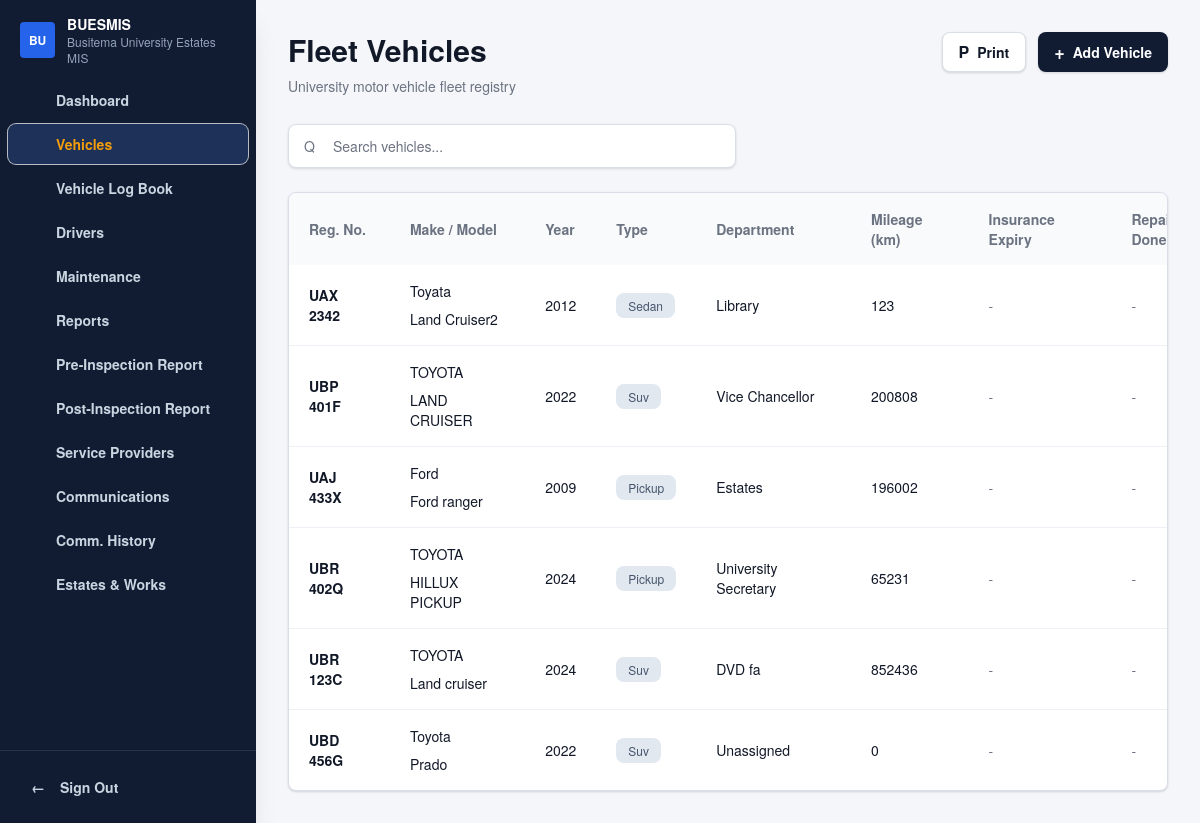
/modules/vehicles/index.php, run on the app's committed database.
### tables this page shows
CREATE TABLE `vehicles` (
  `id` int(10) UNSIGNED NOT NULL,
  `department_id` int(10) UNSIGNED DEFAULT NULL,
  `registration_no` varchar(50) NOT NULL,
  `make` varchar(100) NOT NULL,
  `model` varchar(100) NOT NULL,
  `manufacture_year` year(4) DEFAULT NULL,
  `vehicle_type` enum('sedan','suv','pickup','truck','van','bus','motorcycle','other') NOT NULL DEFAULT 'other',
  `fuel_type` enum('petrol','diesel','hybrid','electric','other') NOT NULL DEFAULT 'diesel',
  `current_mileage` int(10) UNSIGNED NOT NULL DEFAULT 0,
  `insurance_expiry` date DEFAULT NULL,
  `status` enum('active','maintenance','grounded','disposed') NOT NULL DEFAULT 'active',
  `notes` text DEFAULT NULL,
  `created_at` timestamp NOT NULL DEFAULT current_timestamp(),
  `updated_at` timestamp NULL DEFAULT NULL ON UPDATE current_timestamp()
);

### handlers/vehicle.php (called while the page is built, shortened)
<?php
require_once __DIR__ . '/../config/database.php';
function vehicleHandlerUrl(): string
{
    return '/fleet-system/handlers/vehicle.php';
}
function vehiclePullFlash(): ?array
{
    if (!isset($_SESSION['vehicle_flash']) || !is_array($_SESSION['vehicle_flash'])) {
        return null;
    }
    $flash = $_SESSION['vehicle_flash'];
    return $flash;
}
function vehicleNormalizeStatus(string $status): string
{
    return match ($status) {
        'active' => 'Active',
        'maintenance' => 'Maintenance',
        'grounded' => 'Grounded',
        'disposed' => 'Disposed',
        default => ucfirst($status),
    };
}
function vehicleNormalizeType(string $type): string
{
    return ucfirst($type);
}
function vehicleFetchPageData(): array
{
    $flash = vehiclePullFlash();
    $notification = $flash['notification'] ?? null;
    $formData = $flash['form_data'] ?? [];
    $openModal = (bool) ($flash['open_modal'] ?? false);
    $formMode = $flash['form_mode'] ?? 'create';
    $sql = <<<SQL
        SELECT
            v.id,
            v.registration_no,
            v.make,
            v.model,
            v.manufacture_year,
            v.vehicle_type,
            v.fuel_type,
            COALESCE(d.name, '-') AS department_name,
            v.current_mileage,
            v.insurance_expiry,
            v.status,
            v.notes
        FROM vehicles v
        LEFT JOIN departments d ON d.id = v.department_id
        ORDER BY v.created_at DESC, v.id DESC
    SQL;
    $vehicles = [];
    try {
        $rows = fleetDb()->query($sql)->fetchAll();
        foreach ($rows as $row) {
            $vehicles[] = [
                'id' => (int) $row['id'],
                'reg' => $row['registration_no'],
                'make' => $row['make'],
                'model' => $row['model'],
                'year' => $row['manufacture_year'] ?: '-',
                'type' => vehicleNormalizeType((string) $row['vehicle_type']),
                'type_value' => (string) $row['vehicle_type'],
                'fuel_type' => (string) $row['fuel_type'],
                'department' => $row['department_name'],
                'mileage' => (string) $row['current_mileage'],
                'insurance' => $row['insurance_expiry'] ?: '-',
                'insurance_raw' => $row['insurance_expiry'] ?: '',
                'repairs' => trim((string) ($row['notes'] ?? '')) !== '' ? trim((string) $row['notes']) : '-',
                'repairs_raw' => trim((string) ($row['notes'] ?? '')),
                'status' => vehicleNormalizeStatus((string) $row['status']),
                'status_value' => (string) $row['status'],
            ];
        }
    } catch (Throwable $exception) {
        $notification = [
            'type' => 'error',
            'title' => 'Unable to load vehicles',
            'message' => 'The vehicles list could not be loaded from the database right now.',
        ];
    }
    return [
        'vehicles' => $vehicles,
        'hasVehicles' => count($vehicles) > 0,
        'vehicleNotification' => $notification,
        'vehicleFormData' => $formData,
        'shouldOpenVehicleModal' => $openModal,
        'vehicleFormMode' => $formMode,
        'vehicleFormAction' => vehicleHandlerUrl(),
    ];
}

### config/database.php (called while the page is built, shortened)
<?php
$dbHost = getenv('FLEET_DB_HOST') ?: '127.0.0.1';
$dbPort = getenv('FLEET_DB_PORT') ?: '3306';
$dbName = getenv('FLEET_DB_NAME') ?: 'fleet_system';
$dbUser = getenv('FLEET_DB_USER') ?: 'root';
$dbPass = getenv('FLEET_DB_PASS') ?: '';
$dsn = sprintf(
    'mysql:host=%s;port=%s;dbname=%s;charset=utf8mb4',
    $dbHost,
    $dbPort,
    $dbName
);
try {
    $pdo = new PDO($dsn, $dbUser, $dbPass, [
        PDO::ATTR_ERRMODE => PDO::ERRMODE_EXCEPTION,
        PDO::ATTR_DEFAULT_FETCH_MODE => PDO::FETCH_ASSOC,
        PDO::ATTR_EMULATE_PREPARES => false,
    ]);
} catch (PDOException $e) {
    http_response_code(500);
    die('Database connection failed. Please confirm MySQL is running and the fleet_system database exists.');
}
function fleetDb(): PDO
{
    global $pdo;
    return $pdo;
}

### modules/vehicles/index.php (the view, shortened to what this page needs)
<?php
require_once __DIR__ . '/../../handlers/vehicle.php';
extract(vehicleFetchPageData());
include __DIR__ . '/../../includes/header.php';
include __DIR__ . '/../../includes/sidebar.php';
?>
<main class="min-h-screen lg:pl-64">
    <div class="mx-auto max-w-[1320px] px-4 py-8 sm:px-6 lg:px-8">
        <div class="mb-7 flex flex-col gap-4 lg:flex-row lg:items-start lg:justify-between">
            <div>
                <h1 class="text-2xl font-extrabold tracking-normal text-fleet-ink sm:text-3xl">Fleet Vehicles</h1>
                <p class="mt-2 text-sm text-fleet-muted">University motor vehicle fleet registry</p>
            </div>
            <div class="flex flex-wrap items-center gap-3">
                <button type="button" data-print-page class="inline-flex h-10 items-center gap-2 rounded-lg border border-fleet-line bg-fleet-surface px-4 text-sm font-semibold text-fleet-ink shadow-fleet-card hover:bg-fleet-surface-muted">
                    <span class="text-base">P</span>
                    <span>Print</span>
                </button>
                <button type="button" data-open-vehicle-modal class="inline-flex h-10 items-center gap-2 rounded-lg bg-fleet-sidebar px-4 text-sm font-semibold text-white shadow-fleet-card hover:bg-fleet-sidebar-active">
                    <span class="text-lg leading-none">+</span>
                    <span>Add Vehicle</span>
                </button>
            </div>
        </div>
        <div class="mb-6 max-w-md">
            <label class="relative block">
                <span class="pointer-events-none absolute left-4 top-1/2 -translate-y-1/2 text-fleet-muted">Q</span>
                <input id="vehicle-search" type="search" class="h-11 w-full rounded-lg border border-fleet-line bg-fleet-surface py-2 pl-11 pr-4 text-sm text-fleet-ink shadow-sm outline-none transition placeholder:text-fleet-muted focus:border-fleet-primary focus:ring-4 focus:ring-blue-100" placeholder="Search vehicles...">
            </label>
        </div>
        <section class="<?= $hasVehicles ? 'block' : 'hidden'; ?> overflow-hidden rounded-lg border border-fleet-line bg-fleet-surface shadow-fleet-card">
            <div class="overflow-x-auto">
                <table class="w-full min-w-[1180px] text-left text-sm" data-vehicle-table>
                    <thead class="bg-fleet-surface-muted text-fleet-muted">
                        <tr>
                            <th class="px-5 py-4 font-semibold">Reg. No.</th>
                            <th class="px-5 py-4 font-semibold">Make / Model</th>
                            <th class="px-5 py-4 font-semibold">Year</th>
                            <th class="px-5 py-4 font-semibold">Type</th>
                            <th class="px-5 py-4 font-semibold">Department</th>
                            <th class="px-5 py-4 font-semibold">Mileage (km)</th>
                            <th class="px-5 py-4 font-semibold">Insurance Expiry</th>
                            <th class="px-5 py-4 font-semibold">Repairs Done</th>
                        </tr>
                    </thead>
                    <tbody class="divide-y divide-fleet-line-soft">
                        <?php foreach ($vehicles as $vehicle): ?>
                            <tr
                                class="vehicle-row hover:bg-fleet-surface-muted/70"
                                data-search="<?= htmlspecialchars(strtolower(implode(' ', $vehicle)), ENT_QUOTES, 'UTF-8'); ?>"
                                data-vehicle-id="<?= htmlspecialchars((string) $vehicle['id'], ENT_QUOTES, 'UTF-8'); ?>"
                                data-registration-number="<?= htmlspecialchars($vehicle['reg'], ENT_QUOTES, 'UTF-8'); ?>"
                                data-make="<?= htmlspecialchars($vehicle['make'], ENT_QUOTES, 'UTF-8'); ?>"
                                data-model="<?= htmlspecialchars($vehicle['model'], ENT_QUOTES, 'UTF-8'); ?>"
                                data-year="<?= htmlspecialchars($vehicle['year'] === '-' ? '' : (string) $vehicle['year'], ENT_QUOTES, 'UTF-8'); ?>"
                                data-vehicle-type="<?= htmlspecialchars($vehicle['type_value'], ENT_QUOTES, 'UTF-8'); ?>"
                                data-fuel-type="<?= htmlspecialchars($vehicle['fuel_type'], ENT_QUOTES, 'UTF-8'); ?>"
                                data-department="<?= htmlspecialchars($vehicle['department'] === '-' ? '' : $vehicle['department'], ENT_QUOTES, 'UTF-8'); ?>"
                                data-current-mileage="<?= htmlspecialchars($vehicle['mileage'], ENT_QUOTES, 'UTF-8'); ?>"
                                data-insurance-expiry="<?= htmlspecialchars($vehicle['insurance_raw'], ENT_QUOTES, 'UTF-8'); ?>"
                                data-status="<?= htmlspecialchars($vehicle['status_value'], ENT_QUOTES, 'UTF-8'); ?>"
                                data-repairs-done="<?= htmlspecialchars($vehicle['repairs_raw'], ENT_QUOTES, 'UTF-8'); ?>"
                            >
                                <td class="px-5 py-4 font-extrabold text-fleet-ink"><?= htmlspecialchars($vehicle['reg'], ENT_QUOTES, 'UTF-8'); ?></td>
                                <td class="px-5 py-4 text-fleet-ink">
                                    <span class="block"><?= htmlspecialchars($vehicle['make'], ENT_QUOTES, 'UTF-8'); ?></span>
                                    <span class="mt-2 block"><?= htmlspecialchars($vehicle['model'], ENT_QUOTES, 'UTF-8'); ?></span>
                                </td>
                                <td class="px-5 py-4 text-fleet-ink"><?= htmlspecialchars($vehicle['year'], ENT_QUOTES, 'UTF-8'); ?></td>
                                <td class="px-5 py-4">
                                    <span class="rounded-lg bg-slate-200 px-3 py-1 text-xs font-medium text-slate-600"><?= htmlspecialchars($vehicle['type'], ENT_QUOTES, 'UTF-8'); ?></span>
                                </td>
                                <td class="px-5 py-4 text-fleet-ink"><?= htmlspecialchars($vehicle['department'], ENT_QUOTES, 'UTF-8'); ?></td>
                                <td class="px-5 py-4 text-fleet-ink"><?= htmlspecialchars($vehicle['mileage'], ENT_QUOTES, 'UTF-8'); ?></td>
                                <td class="px-5 py-4 text-fleet-muted"><?= htmlspecialchars($vehicle['insurance'], ENT_QUOTES, 'UTF-8'); ?></td>
                                <td class="max-w-[18rem] px-5 py-4 text-fleet-muted"><?= htmlspecialchars($vehicle['repairs'], ENT_QUOTES, 'UTF-8'); ?></td>
                            </tr>
                        <?php endforeach; ?>
                    </tbody>
                </table>
            </div>
        </section>
    </div>
</main>
<?php include __DIR__ . '/../../includes/footer.php'; ?>

### data on the page
vehicles: registration_no "UAX 2342", make "Toyata", model "Land Cruiser2", manufacture_year "2012", type "Sedan", department "Library", current_mileage "123", insurance "-", repairs "-"
vehicles: registration_no "UBP 401F", make "TOYOTA", model "LAND CRUISER", manufacture_year "2022", type "Suv", department "Vice Chancellor", current_mileage "200808", insurance "-", repairs "-"
vehicles: registration_no "UAJ 433X", make "Ford", model "Ford ranger", manufacture_year "2009", type "Pickup", department "Estates", current_mileage "196002", insurance "-", repairs "-"
vehicles: registration_no "UBR 402Q", make "TOYOTA", model "HILLUX PICKUP", manufacture_year "2024", type "Pickup", department "University Secretary", current_mileage "65231", insurance "-", repairs "-"
vehicles: registration_no "UBR 123C", make "TOYOTA", model "Land cruiser", manufacture_year "2024", type "Suv", department "DVD fa", current_mileage "852436", insurance "-", repairs "-"
vehicles: registration_no "UBD 456G", make "Toyota", model "Prado", manufacture_year "2022", type "Suv", department "Unassigned", current_mileage "0", insurance "-", repairs "-"

### other printed values
$item['label'] "Dashboard"
$item['label'] "Vehicles"
$item['label'] "Vehicle Log Book"
$item['label'] "Drivers"
$item['label'] "Maintenance"
$item['label'] "Reports"
$item['label'] "Pre-Inspection Report"
$item['label'] "Post-Inspection Report"
$item['label'] "Service Providers"
$item['label'] "Communications"
$item['label'] "Comm. History"
$item['label'] "Estates & Works"
